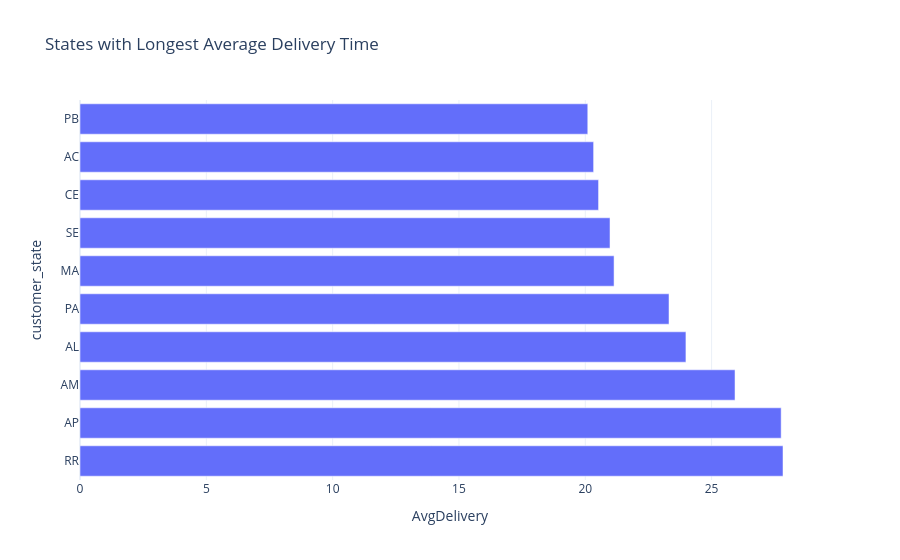

The cell this chart's notebook holds for it:
### Code cell
fig = px.bar(
    state_delivery.head(10),
    x="AvgDelivery",
    y="customer_state",
    orientation="h",
    title="States with Longest Average Delivery Time",
    template="plotly_white"
)
fig.show()

### Figure 1 — Plotly figure (JSON) as saved in the notebook; plotly's stock layout.template omitted (floating-point values rounded to 4 significant figures)
{"data": [{"hovertemplate": "AvgDelivery=%{x}<br>customer_state=%{y}<extra></extra>", "legendgroup": "", "marker": {"color": "#636efa", "pattern": {"shape": ""}}, "name": "", "orientation": "h", "showlegend": false, "textposition": "auto", "type": "bar", "x": [27.83, 27.75, 25.93, 23.98, 23.31, 21.14, 20.98, 20.53, 20.33, 20.1], "xaxis": "x", "y": ["RR", "AP", "AM", "AL", "PA", "MA", "SE", "CE", "AC", "PB"], "yaxis": "y"}], "layout": {"barmode": "relative", "legend": {"tracegroupgap": 0}, "title": {"text": "States with Longest Average Delivery Time"}, "xaxis": {"anchor": "y", "domain": [0, 1], "title": {"text": "AvgDelivery"}}, "yaxis": {"anchor": "x", "domain": [0, 1], "title": {"text": "customer_state"}}}}
